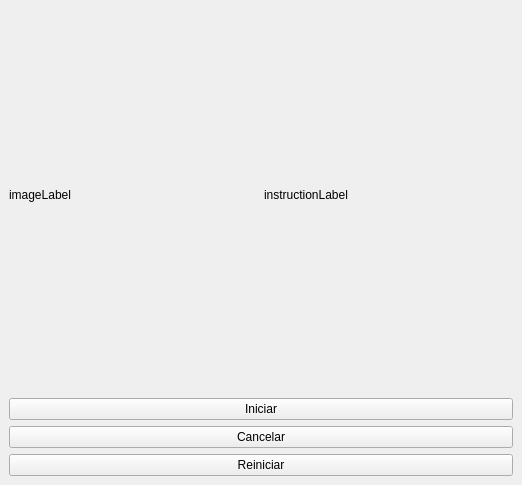
<?xml version="1.0" encoding="UTF-8"?>
<ui version="4.0">
 <class>calibrationForm</class>
 <widget class="QWidget" name="calibrationForm">
  <property name="geometry">
   <rect>
    <x>0</x>
    <y>0</y>
    <width>522</width>
    <height>485</height>
   </rect>
  </property>
  <property name="windowTitle">
   <string>Form</string>
  </property>
  <layout class="QGridLayout" name="gridLayout">
   <property name="leftMargin">
    <number>0</number>
   </property>
   <property name="topMargin">
    <number>0</number>
   </property>
   <property name="rightMargin">
    <number>0</number>
   </property>
   <property name="bottomMargin">
    <number>0</number>
   </property>
   <property name="horizontalSpacing">
    <number>0</number>
   </property>
   <item row="0" column="0">
    <widget class="QWidget" name="calibrationWidgetContainer" native="true">
     <layout class="QGridLayout" name="gridLayout_2" rowstretch="1,0,0">
      <property name="leftMargin">
       <number>0</number>
      </property>
      <property name="topMargin">
       <number>0</number>
      </property>
      <property name="rightMargin">
       <number>0</number>
      </property>
      <property name="bottomMargin">
       <number>0</number>
      </property>
      <property name="spacing">
       <number>0</number>
      </property>
      <item row="2" column="0">
       <widget class="QWidget" name="buttonsContainer" native="true">
        <layout class="QGridLayout" name="gridLayout_5">
         <item row="0" column="0">
          <widget class="QPushButton" name="startButton">
           <property name="text">
            <string>Iniciar</string>
           </property>
          </widget>
         </item>
         <item row="1" column="0">
          <widget class="QPushButton" name="cancelButton">
           <property name="text">
            <string>Cancelar</string>
           </property>
          </widget>
         </item>
         <item row="2" column="0">
          <widget class="QPushButton" name="restartButton">
           <property name="text">
            <string>Reiniciar</string>
           </property>
          </widget>
         </item>
        </layout>
       </widget>
      </item>
      <item row="0" column="0">
       <widget class="QWidget" name="visualsContainer" native="true">
        <layout class="QGridLayout" name="gridLayout_4">
         <item row="0" column="1">
          <widget class="QLabel" name="instructionLabel">
           <property name="text">
            <string>instructionLabel</string>
           </property>
           <property name="textFormat">
            <enum>Qt::TextFormat::PlainText</enum>
           </property>
           <property name="wordWrap">
            <bool>true</bool>
           </property>
          </widget>
         </item>
         <item row="0" column="0">
          <widget class="QLabel" name="imageLabel">
           <property name="text">
            <string>imageLabel</string>
           </property>
          </widget>
         </item>
        </layout>
       </widget>
      </item>
     </layout>
    </widget>
   </item>
  </layout>
 </widget>
 <resources/>
 <connections/>
</ui>
